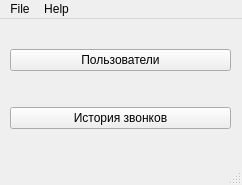
<?xml version="1.0" encoding="UTF-8"?>
<ui version="4.0">
 <class>managerMainWindow</class>
 <widget class="QMainWindow" name="managerMainWindow">
  <property name="geometry">
   <rect>
    <x>0</x>
    <y>0</y>
    <width>242</width>
    <height>185</height>
   </rect>
  </property>
  <property name="windowTitle">
   <string>MainWindow</string>
  </property>
  <widget class="QWidget" name="centralwidget">
   <widget class="QWidget" name="gridLayoutWidget">
    <property name="geometry">
     <rect>
      <x>10</x>
      <y>0</y>
      <width>221</width>
      <height>141</height>
     </rect>
    </property>
    <layout class="QGridLayout" name="gridLayout">
     <item row="0" column="0" colspan="2">
      <widget class="QPushButton" name="usersButton">
       <property name="text">
        <string>Пользователи</string>
       </property>
      </widget>
     </item>
     <item row="1" column="0" colspan="2">
      <widget class="QPushButton" name="callHistoryButton">
       <property name="text">
        <string>История звонков</string>
       </property>
      </widget>
     </item>
    </layout>
   </widget>
  </widget>
  <widget class="QMenuBar" name="menubar">
   <property name="geometry">
    <rect>
     <x>0</x>
     <y>0</y>
     <width>242</width>
     <height>20</height>
    </rect>
   </property>
   <widget class="QMenu" name="menuFile">
    <property name="title">
     <string>File</string>
    </property>
    <addaction name="actionImport"/>
    <addaction name="actionExport"/>
    <addaction name="separator"/>
    <addaction name="actionExit"/>
   </widget>
   <widget class="QMenu" name="menuHelp">
    <property name="title">
     <string>Help</string>
    </property>
    <addaction name="actionAbout"/>
   </widget>
   <addaction name="menuFile"/>
   <addaction name="menuHelp"/>
  </widget>
  <widget class="QStatusBar" name="statusbar"/>
  <action name="actionImport">
   <property name="text">
    <string>Import</string>
   </property>
  </action>
  <action name="actionExport">
   <property name="text">
    <string>Export</string>
   </property>
  </action>
  <action name="actionExit">
   <property name="text">
    <string>Exit</string>
   </property>
  </action>
  <action name="actionAbout">
   <property name="text">
    <string>About</string>
   </property>
  </action>
 </widget>
 <resources/>
 <connections/>
</ui>
